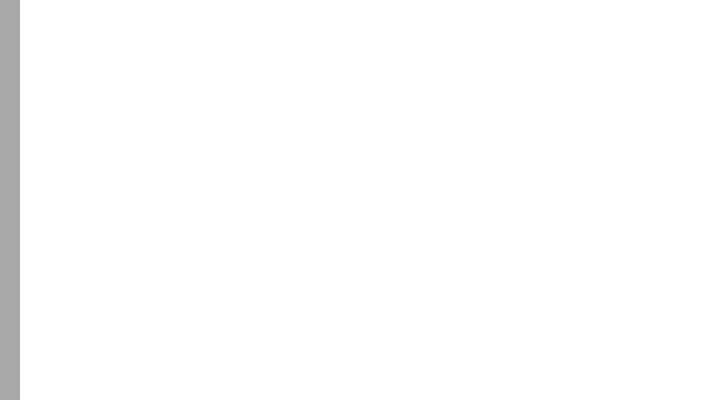
Frame 1 (no input)
Frame 60 (no input): identical to frame 1, image omitted
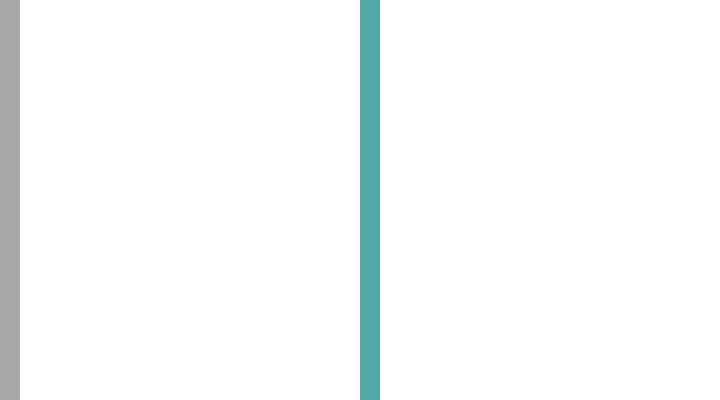
Frame 120 (the mouse pressed at the canvas centre since frame 60)

The p5.js sketch that drew these frames (run headless with seeded random() and noise() and a simulated clock; from frame 60 on, the mouse is pressed at the canvas centre):

// p5.js sketch
// ── sketch.js

var barWidth = 20;
var lastBar = -1;

function setup() {
  createCanvas(720, 400);
  colorMode(HSB, width, height, 100); 
  noStroke();
}

function draw() {
  var whichBar = mouseX / barWidth;
  if (whichBar != lastBar) {
    var barX = whichBar * barWidth;
    fill(barX, mouseY, 66);
    rect(barX, 0, barWidth, height);
    lastBar = whichBar;
  }
}
